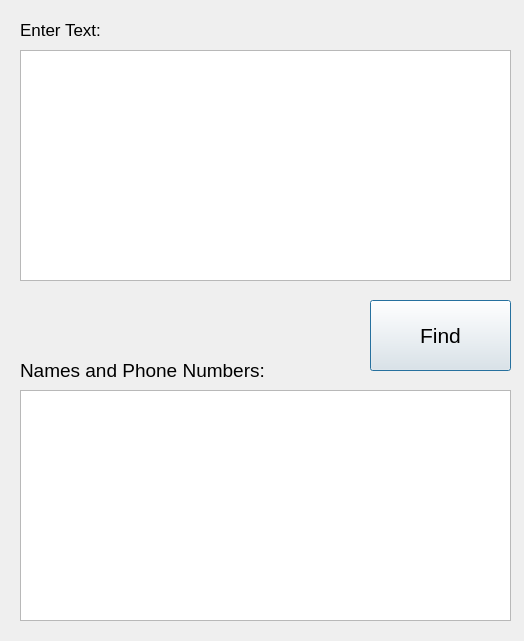
<?xml version="1.0" encoding="UTF-8"?>
<ui version="4.0">
 <class>Texts</class>
 <widget class="QDialog" name="Texts">
  <property name="geometry">
   <rect>
    <x>0</x>
    <y>0</y>
    <width>524</width>
    <height>641</height>
   </rect>
  </property>
  <property name="windowTitle">
   <string>Dialog</string>
  </property>
  <widget class="QTextBrowser" name="textBrowser">
   <property name="geometry">
    <rect>
     <x>20</x>
     <y>390</y>
     <width>491</width>
     <height>231</height>
    </rect>
   </property>
  </widget>
  <widget class="QPushButton" name="pushButton">
   <property name="geometry">
    <rect>
     <x>370</x>
     <y>300</y>
     <width>141</width>
     <height>71</height>
    </rect>
   </property>
   <property name="font">
    <font>
     <pointsize>16</pointsize>
    </font>
   </property>
   <property name="text">
    <string>Find</string>
   </property>
  </widget>
  <widget class="QLabel" name="label">
   <property name="geometry">
    <rect>
     <x>20</x>
     <y>10</y>
     <width>400</width>
     <height>40</height>
    </rect>
   </property>
   <property name="font">
    <font>
     <pointsize>13</pointsize>
    </font>
   </property>
   <property name="text">
    <string>Enter Text:</string>
   </property>
  </widget>
  <widget class="QTextEdit" name="textEdit">
   <property name="geometry">
    <rect>
     <x>20</x>
     <y>50</y>
     <width>491</width>
     <height>231</height>
    </rect>
   </property>
  </widget>
  <widget class="QLabel" name="label_2">
   <property name="geometry">
    <rect>
     <x>20</x>
     <y>350</y>
     <width>400</width>
     <height>40</height>
    </rect>
   </property>
   <property name="font">
    <font>
     <pointsize>14</pointsize>
    </font>
   </property>
   <property name="text">
    <string>Names and Phone Numbers:</string>
   </property>
  </widget>
 </widget>
 <tabstops>
  <tabstop>textEdit</tabstop>
  <tabstop>pushButton</tabstop>
  <tabstop>textBrowser</tabstop>
 </tabstops>
 <resources/>
 <connections/>
</ui>
